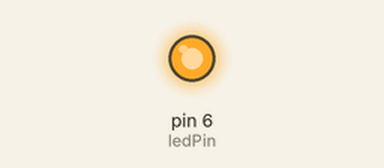
The sketch below on a simulated Arduino Uno, built with avr-gcc and run on an emulated ATmega328P. Shown: output pins drawn as LEDs (lit = HIGH).

Above: at 0.1 s.
Timing chart, 0 to 1.6 s (numbered marks = the images above):
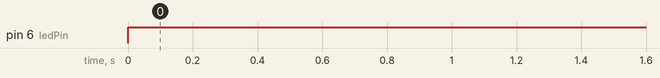

The sketch:

tuto-3.ino
```cpp
int ledPin=6; // On choisit la sortie 6 de l'Arduino

void setup() {
  pinMode(ledPin, OUTPUT);
}

void loop() {
  digitalWrite(ledPin, HIGH);
}
```

Measured:
- by itself, pin 6 (ledPin): LOW → HIGH at 0.00 s
